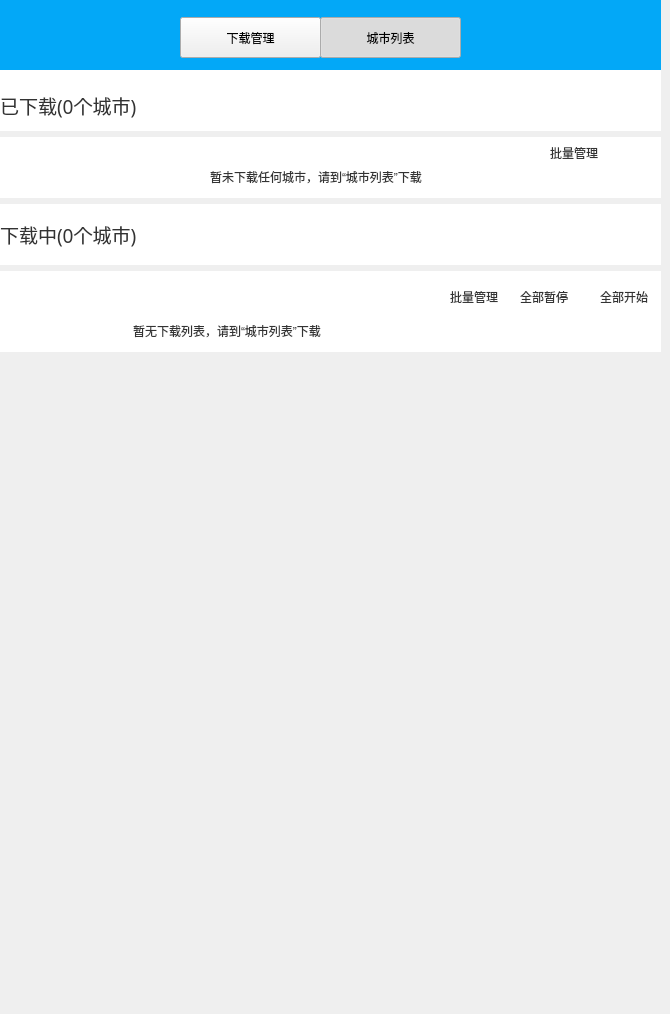
   <widget class="QWidget" name="dm_widget_page">
    <widget class="QWidget" name="dm_widget" native="true">
     <property name="geometry">
      <rect>
       <x>0</x>
       <y>0</y>
       <width>661</width>
       <height>1005</height>
      </rect>
     </property>
     <property name="minimumSize">
      <size>
       <width>661</width>
       <height>950</height>
      </size>
     </property>
     <widget class="QLabel" name="label_10">
      <property name="geometry">
       <rect>
        <x>0</x>
        <y>0</y>
        <width>661</width>
        <height>73</height>
       </rect>
      </property>
      <property name="baseSize">
       <size>
        <width>0</width>
        <height>0</height>
       </size>
      </property>
      <property name="styleSheet">
       <string notr="true">background-color: rgb(3, 168, 247);
outline:0px;
font: 15pt &quot;思源黑体&quot;;
color: rgb(255, 255, 255);
border-width:0;</string>
      </property>
      <property name="text">
       <string>&lt;html&gt;&lt;head/&gt;&lt;body&gt;&lt;p align=&quot;justify&quot;&gt;&lt;br/&gt;&lt;/p&gt;&lt;/body&gt;&lt;/html&gt;</string>
      </property>
     </widget>
     <widget class="QPushButton" name="btn_Download_1">
      <property name="geometry">
       <rect>
        <x>180</x>
        <y>17</y>
        <width>141</width>
        <height>41</height>
       </rect>
      </property>
      <property name="styleSheet">
       <string notr="true"/>
      </property>
      <property name="text">
       <string>下载管理</string>
      </property>
      <property name="checkable">
       <bool>true</bool>
      </property>
      <property name="autoExclusive">
       <bool>true</bool>
      </property>
      <property name="flat">
       <bool>false</bool>
      </property>
     </widget>
     <widget class="QPushButton" name="btn_Citylist_1">
      <property name="geometry">
       <rect>
        <x>320</x>
        <y>17</y>
        <width>141</width>
        <height>41</height>
       </rect>
      </property>
      <property name="styleSheet">
       <string notr="true"/>
      </property>
      <property name="text">
       <string>城市列表</string>
      </property>
      <property name="checkable">
       <bool>true</bool>
      </property>
      <property name="checked">
       <bool>true</bool>
      </property>
      <property name="autoExclusive">
       <bool>true</bool>
      </property>
      <property name="flat">
       <bool>false</bool>
      </property>
     </widget>
     <widget class="QPushButton" name="set_return_4">
      <property name="geometry">
       <rect>
        <x>10</x>
        <y>20</y>
        <width>31</width>
        <height>31</height>
       </rect>
      </property>
      <property name="focusPolicy">
       <enum>Qt::NoFocus</enum>
      </property>
      <property name="styleSheet">
       <string notr="true">outline:0px;
background-color: rgb(3, 168, 247);
font: 15pt &quot;思源黑体&quot;;
color: rgb(255, 255, 255);
border-width:0;</string>
      </property>
      <property name="text">
       <string/>
      </property>
      <property name="icon">
       <iconset resource="../../qgc.qrc">
        <normaloff>:/images/resources/images/ui/SHGCSetUp/set_return.png</normaloff>:/images/resources/images/ui/SHGCSetUp/set_return.png</iconset>
      </property>
      <property name="iconSize">
       <size>
        <width>50</width>
        <height>50</height>
       </size>
      </property>
      <property name="autoRepeat">
       <bool>false</bool>
      </property>
      <property name="autoExclusive">
       <bool>false</bool>
      </property>
      <property name="default">
       <bool>false</bool>
      </property>
      <property name="flat">
       <bool>true</bool>
      </property>
     </widget>
     <widget class="QWidget" name="layoutWidget_2">
      <property name="geometry">
       <rect>
        <x>0</x>
        <y>70</y>
        <width>663</width>
        <height>330</height>
       </rect>
      </property>
      <layout class="QVBoxLayout" name="verticalLayout_2">
       <item>
        <widget class="QWidget" name="w_loaded_widget" native="true">
         <property name="minimumSize">
          <size>
           <width>661</width>
           <height>61</height>
          </size>
         </property>
         <widget class="clickedWidget" name="loaded_widget" native="true">
          <property name="geometry">
           <rect>
            <x>0</x>
            <y>0</y>
            <width>661</width>
            <height>61</height>
           </rect>
          </property>
          <property name="minimumSize">
           <size>
            <width>661</width>
            <height>61</height>
           </size>
          </property>
          <property name="styleSheet">
           <string notr="true">background-color: rgb(255, 255, 255);</string>
          </property>
          <widget class="QLabel" name="label_11">
           <property name="geometry">
            <rect>
             <x>0</x>
             <y>10</y>
             <width>151</width>
             <height>51</height>
            </rect>
           </property>
           <property name="font">
            <font>
             <family>黑体</family>
             <pointsize>14</pointsize>
             <weight>50</weight>
             <italic>false</italic>
             <bold>false</bold>
            </font>
           </property>
           <property name="styleSheet">
            <string notr="true">outline:0px;
font: 14pt &quot;黑体&quot;;
color:rgb(51, 51, 51);
border-width:0;
background: transparent;
border-style:outset;</string>
           </property>
           <property name="text">
            <string>已下载(0个城市)</string>
           </property>
          </widget>
          <widget class="QPushButton" name="btn_download">
           <property name="geometry">
            <rect>
             <x>150</x>
             <y>20</y>
             <width>21</width>
             <height>21</height>
            </rect>
           </property>
           <property name="styleSheet">
            <string notr="true">outline:0px;
border-width:0;
border-style:outset;</string>
           </property>
           <property name="text">
            <string/>
           </property>
           <property name="icon">
            <iconset resource="../../qgc.qrc">
             <normaloff>:/images/resources/images/ui/SHGCSetUp/liststart.png</normaloff>:/images/resources/images/ui/SHGCSetUp/liststart.png</iconset>
           </property>
           <property name="iconSize">
            <size>
             <width>50</width>
             <height>50</height>
            </size>
           </property>
           <property name="flat">
            <bool>true</bool>
           </property>
          </widget>
         </widget>
        </widget>
       </item>
       <item>
        <widget class="QWidget" name="widget_down" native="true">
         <property name="minimumSize">
          <size>
           <width>661</width>
           <height>61</height>
          </size>
         </property>
         <property name="styleSheet">
          <string notr="true">background-color: rgb(255, 255, 255);</string>
         </property>
         <widget class="QLabel" name="label_36">
          <property name="geometry">
           <rect>
            <x>210</x>
            <y>30</y>
            <width>241</width>
            <height>20</height>
           </rect>
          </property>
          <property name="styleSheet">
           <string notr="true">outline:0px;
font: 9pt &quot;思源黑体&quot;;
color:rgb(51, 51, 51);
border-width:0;
background: transparent;
border-style:outset;</string>
          </property>
          <property name="text">
           <string>暂未下载任何城市，请到“城市列表”下载</string>
          </property>
         </widget>
         <widget class="QLabel" name="label_37">
          <property name="geometry">
           <rect>
            <x>550</x>
            <y>10</y>
            <width>54</width>
            <height>12</height>
           </rect>
          </property>
          <property name="styleSheet">
           <string notr="true">outline:0px;
font: 9pt &quot;思源黑体&quot;;
color:rgb(51, 51, 51);
border-width:0;
background: transparent;
border-style:outset;</string>
          </property>
          <property name="text">
           <string>批量管理</string>
          </property>
         </widget>
        </widget>
       </item>
       <item>
        <widget class="QWidget" name="w_loading_widget" native="true">
         <property name="minimumSize">
          <size>
           <width>661</width>
           <height>61</height>
          </size>
         </property>
         <widget class="clickedWidget" name="loading_widget" native="true">
          <property name="geometry">
           <rect>
            <x>0</x>
            <y>0</y>
            <width>661</width>
            <height>61</height>
           </rect>
          </property>
          <property name="minimumSize">
           <size>
            <width>661</width>
            <height>61</height>
           </size>
          </property>
          <property name="styleSheet">
           <string notr="true">background-color: rgb(255, 255, 255);</string>
          </property>
          <widget class="QLabel" name="label_38">
           <property name="geometry">
            <rect>
             <x>0</x>
             <y>10</y>
             <width>151</width>
             <height>41</height>
            </rect>
           </property>
           <property name="font">
            <font>
             <family>黑体</family>
             <pointsize>14</pointsize>
             <weight>50</weight>
             <italic>false</italic>
             <bold>false</bold>
            </font>
           </property>
           <property name="styleSheet">
            <string notr="true">outline:0px;
font: 14pt &quot;黑体&quot;;
color:rgb(51, 51, 51);
border-width:0;
background: transparent;
border-style:outset;</string>
           </property>
           <property name="text">
            <string>下载中(0个城市)</string>
           </property>
          </widget>
          <widget class="QPushButton" name="btn_downing">
           <property name="geometry">
            <rect>
             <x>150</x>
             <y>20</y>
             <width>21</width>
             <height>21</height>
            </rect>
           </property>
           <property name="styleSheet">
            <string notr="true">outline:0px;
border-width:0;
border-style:outset;</string>
           </property>
           <property name="text">
            <string/>
           </property>
           <property name="icon">
            <iconset resource="../../qgc.qrc">
             <normaloff>:/images/resources/images/ui/SHGCSetUp/liststart.png</normaloff>:/images/resources/images/ui/SHGCSetUp/liststart.png</iconset>
           </property>
           <property name="iconSize">
            <size>
             <width>50</width>
             <height>50</height>
            </size>
           </property>
           <property name="flat">
            <bool>true</bool>
           </property>
          </widget>
         </widget>
        </widget>
       </item>
       <item>
        <widget class="QWidget" name="widget_downing" native="true">
         <property name="minimumSize">
          <size>
           <width>661</width>
           <height>81</height>
          </size>
         </property>
         <property name="styleSheet">
          <string notr="true">background-color: rgb(255, 255, 255);</string>
         </property>
         <widget class="QLabel" name="label_39">
          <property name="geometry">
           <rect>
            <x>133</x>
            <y>50</y>
            <width>221</width>
            <height>20</height>
           </rect>
          </property>
          <property name="styleSheet">
           <string notr="true">outline:0px;
font: 9pt &quot;思源黑体&quot;;
color:rgb(51, 51, 51);
border-width:0;
background: transparent;
border-style:outset;</string>
          </property>
          <property name="text">
           <string>暂无下载列表，请到“城市列表”下载</string>
          </property>
         </widget>
         <widget class="QLabel" name="label_44">
          <property name="geometry">
           <rect>
            <x>450</x>
            <y>20</y>
            <width>54</width>
            <height>12</height>
           </rect>
          </property>
          <property name="styleSheet">
           <string notr="true">outline:0px;
font: 9pt &quot;思源黑体&quot;;
color:rgb(51, 51, 51);
border-width:0;
background: transparent;
border-style:outset;</string>
          </property>
          <property name="text">
           <string>批量管理</string>
          </property>
         </widget>
         <widget class="QLabel" name="label_45">
          <property name="geometry">
           <rect>
            <x>520</x>
            <y>20</y>
            <width>54</width>
            <height>12</height>
           </rect>
          </property>
          <property name="styleSheet">
           <string notr="true">outline:0px;
font: 9pt &quot;思源黑体&quot;;
color:rgb(51, 51, 51);
border-width:0;
background: transparent;
border-style:outset;</string>
          </property>
          <property name="text">
           <string>全部暂停</string>
          </property>
         </widget>
         <widget class="QLabel" name="label_46">
          <property name="geometry">
           <rect>
            <x>600</x>
            <y>20</y>
            <width>54</width>
            <height>12</height>
           </rect>
          </property>
          <property name="styleSheet">
           <string notr="true">outline:0px;
font: 9pt &quot;思源黑体&quot;;
color:rgb(51, 51, 51);
border-width:0;
background: transparent;
border-style:outset;</string>
          </property>
          <property name="text">
           <string>全部开始</string>
          </property>
         </widget>
        </widget>
       </item>
       <item>
        <spacer name="verticalSpacer_2">
         <property name="orientation">
          <enum>Qt::Vertical</enum>
         </property>
         <property name="sizeHint" stdset="0">
          <size>
           <width>20</width>
           <height>40</height>
          </size>
         </property>
        </spacer>
       </item>
      </layout>
     </widget>
    </widget>
   </widget>
